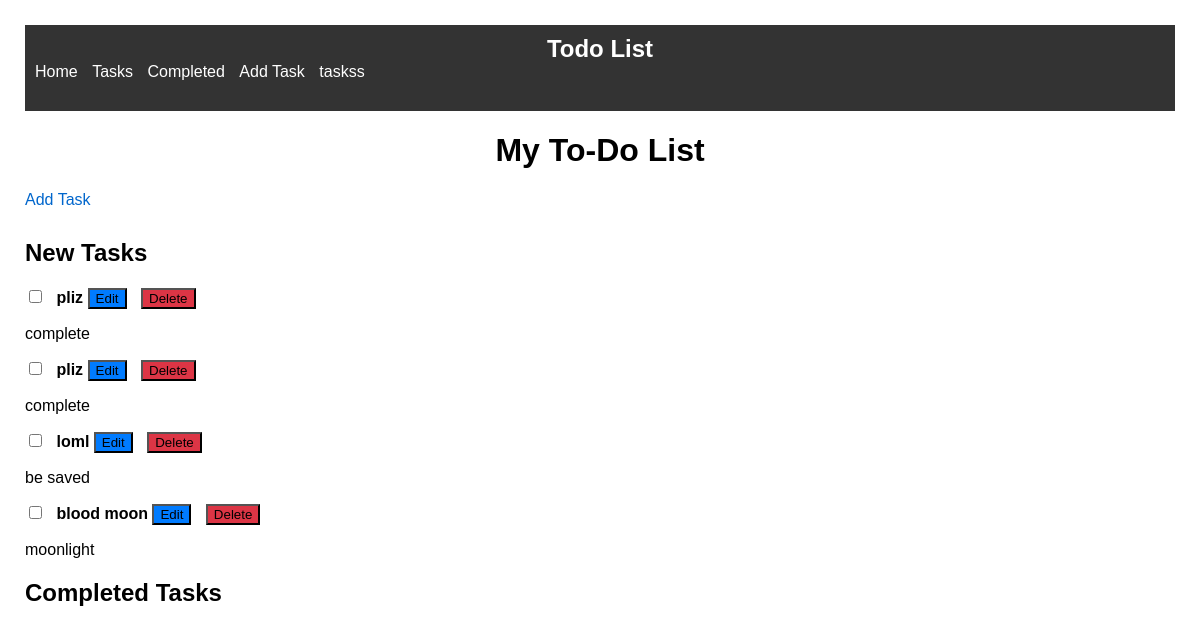
/tasklist/, run on an earlier commit of the app's database.
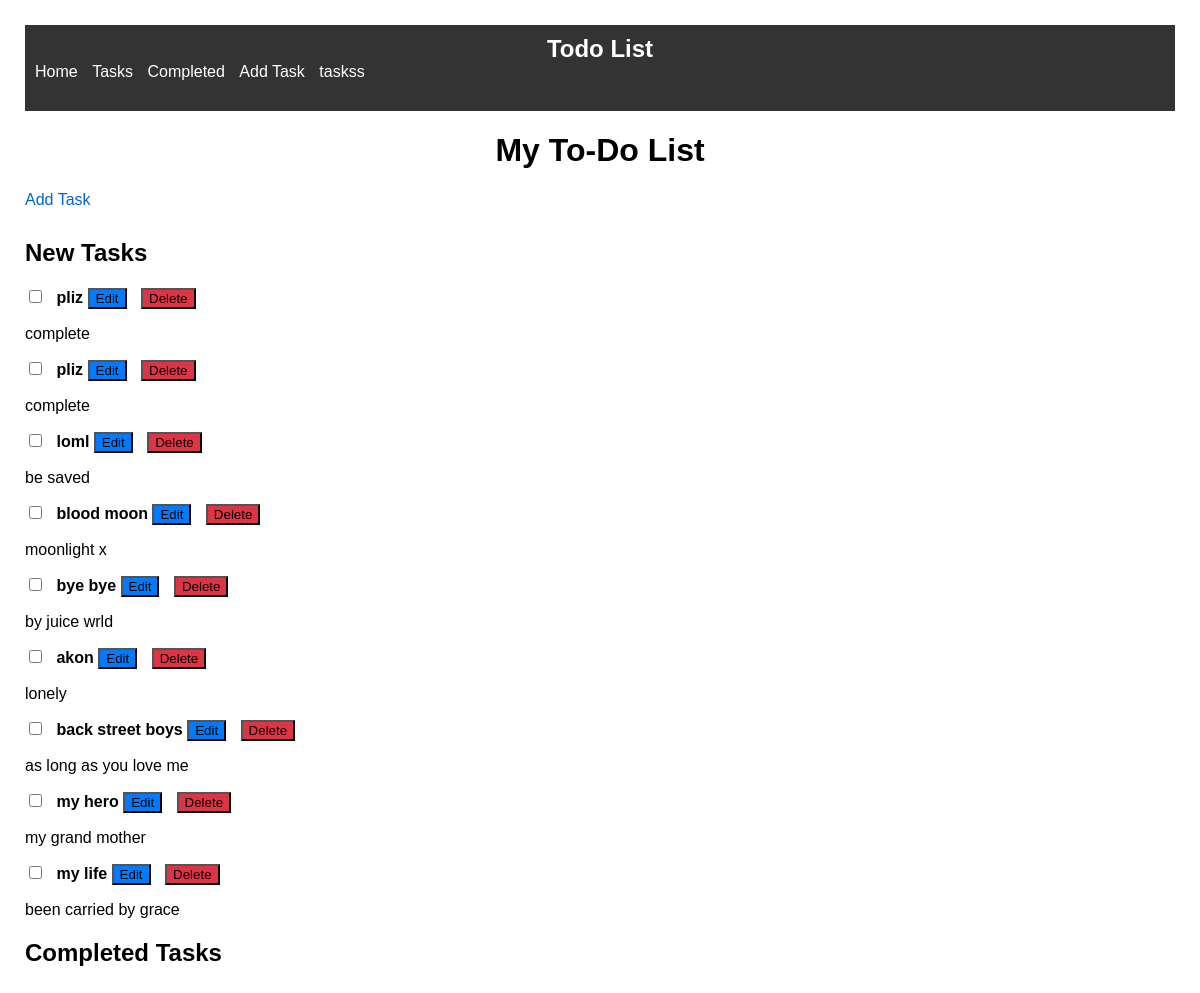
And on a later commit of the database.
### tasks/models.py (models this page shows, shortened)
class Task(models.Model):
    title = models.CharField(max_length=200)
    description = models.TextField()
    completed = models.BooleanField(default=False)

### tasks/views.py (the view)
# urls.py: path('tasklist/', views.task_list, name='tasklist'),
def task_list(request):
    tasks = Task.objects.all()
    return render(request, 'tasklist.html', {'tasks': tasks})

### tasks/templates/tasklist.html (shortened to what this page needs)
{% extends 'base.html' %}
{% load static %}
{% block content %}
    <h1>My To-Do List</h1>
    <link rel="stylesheet" href="{% static 'tasks.css' %}">
    <a href="{% url 'tasks:add_task' %}">Add Task</a>
    <h2>New Tasks</h2>
    <div id="new-tasks-container">
        {% for task in tasks %}
            {% if not task.completed %}
                <div class="task-item">
                    <input type="checkbox" id="task-{{ task.id }}-checkbox" {% if task.completed %}checked{% endif %} onchange="toggleTaskCompletion({{ task.id }})">
                    <strong>{{ task.title }}</strong>
                    <button class="edit-button" onclick="location.href='{% url 'tasks:edit_task' task.id %}'">Edit</button>
                    <button class="delete-button" onclick="location.href='{% url 'tasks:delete_task' task.id %}'">Delete</button>
                    <p>{{ task.description }}</p>
                </div>
            {% endif %}
        {% endfor %}
    </div>
    <h2>Completed Tasks</h2>
    {% load static %}
{% endblock %}

What changed in the data, as far as the page shows it:
changed Task "blood moon": description "moonlight" → "moonlight x"
added Task: title "bye bye", description "by juice wrld"
added Task: title "akon", description "lonely"
added Task: title "back street boys", description "as long as you love me"
added Task: title "my hero", description "my grand mother"
added Task: title "my life", description "been carried by grace"
